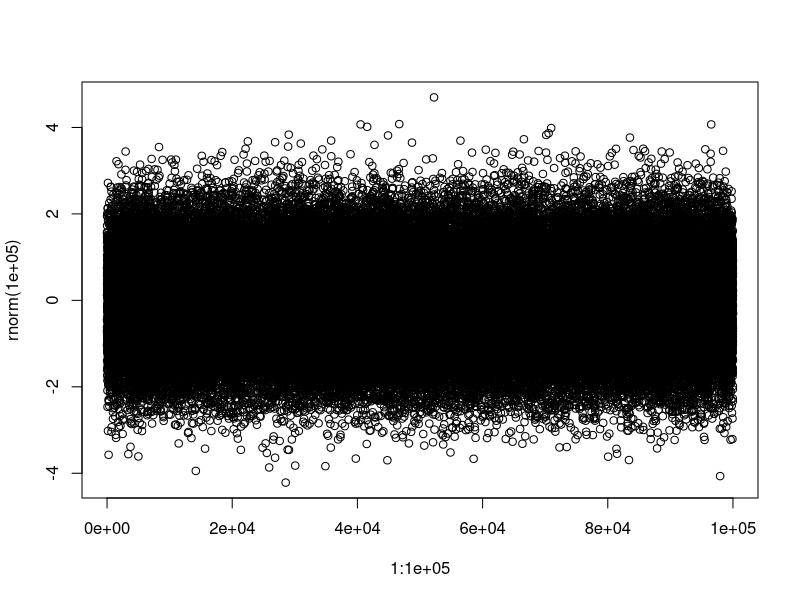

Write the R code that produced this figure.
## ---- chunk 1
knitr::opts_chunk$set(echo = TRUE, fig.width = 3)
## ---- chunk 2
cat(c("```{r}", "1 + 2", "```"), sep = "\n")
## ---- chunk 3
1 + 2
## ---- chunk 4
cat(c("```{r, eval = FALSE}", "1 + 3", "```"), sep = "\n")
## ---- chunk 5
cat(c("```{r, echo = FALSE}", "1 + 5", "```"), sep = "\n")
## ---- chunk 6
1 + 5
## ---- chunk 7
cat(c("```{r, results = 'hide}", "x <- 1:5", "x <- sum(x)", "x", "```"), sep = "\n")
## ---- chunk 8
x <- sum(1:5)
## ---- chunk 9
cat(c("```{r, results = 'asis}", "iris[1:3, 1:4]", "knitr::kable(iris[1:3, 1:4])", "```"), sep = "\n")
## ---- chunk 10
iris[1:3, 1:4]
knitr::kable(iris[1:3, 1:4])
## ---- chunk 11
cat(c("```{r, message = FALSE, warning = FALSE, error = FALSE}", "library(dplyr)", "```"), sep = "\n")
## ---- chunk 12
cat(c("```{r, cache = TRUE}", "plot(1:100000, rnorm(100000))", "```"), sep = "\n")
## ---- chunk 13
plot(1:100000, rnorm(100000))
## ---- chunk 14
cat(c("```{r, echo=FALSE}", "knitr::opts_chunk$set(echo=FALSE, fig.width = 8)", "```"), sep = "\n")
## ---- chunk 15
cat(c("```{r, echo=TRUE}", "# some code", "```"), sep = "\n")
## ---- chunk 16
cat(c("`some code`"), sep = "\n")
## ---- chunk 17
cat(c("`r x+7`"), sep = "\n")
